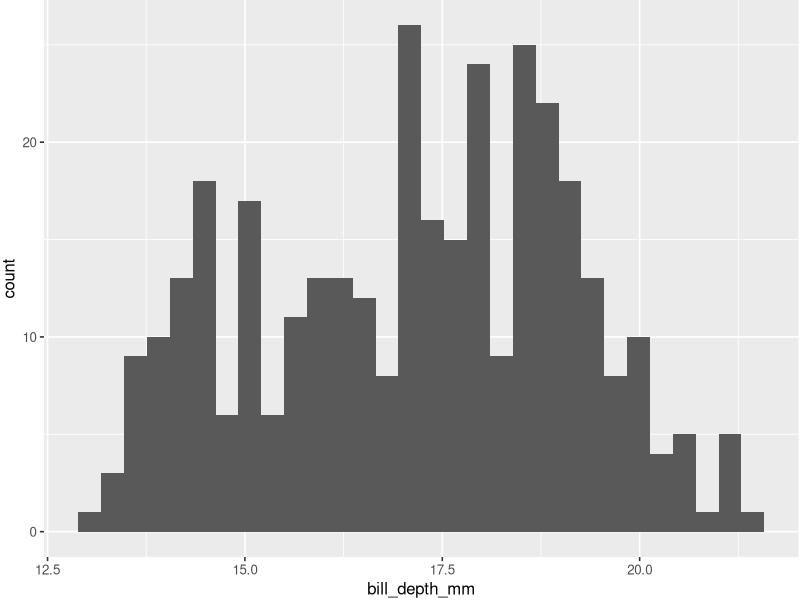
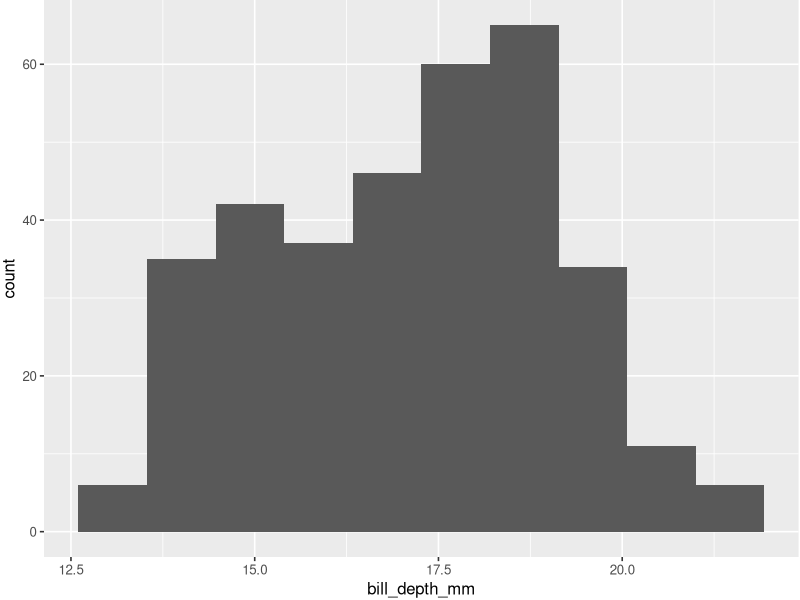
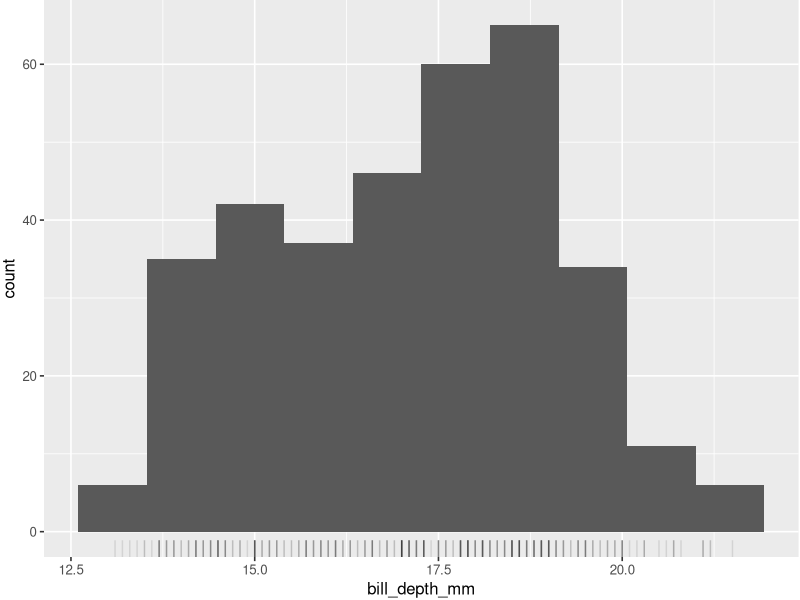
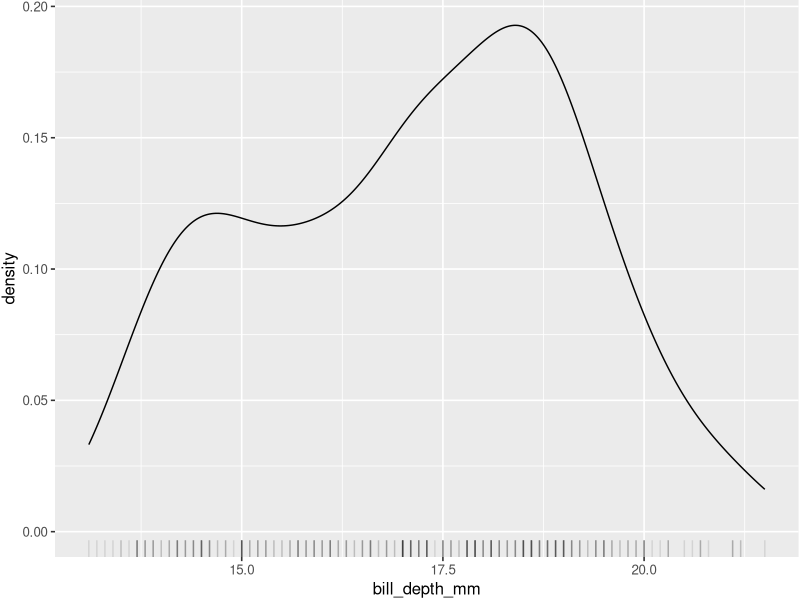
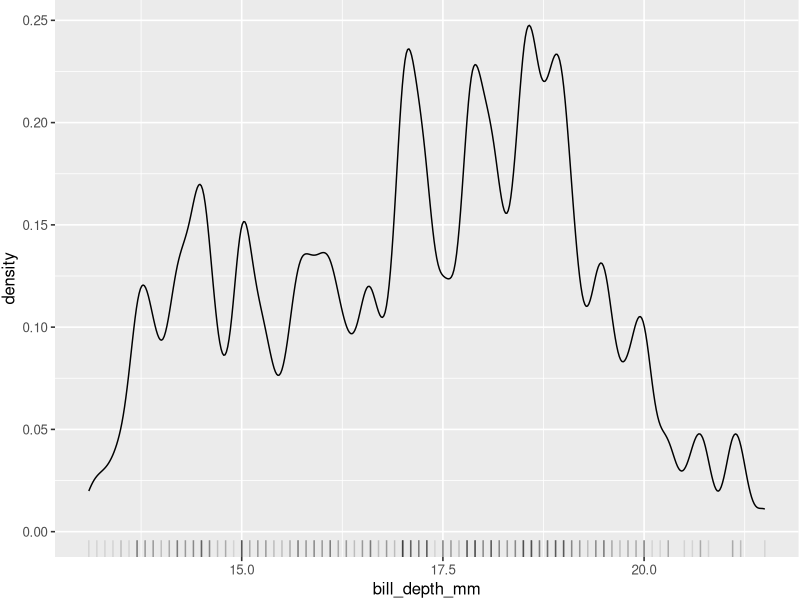
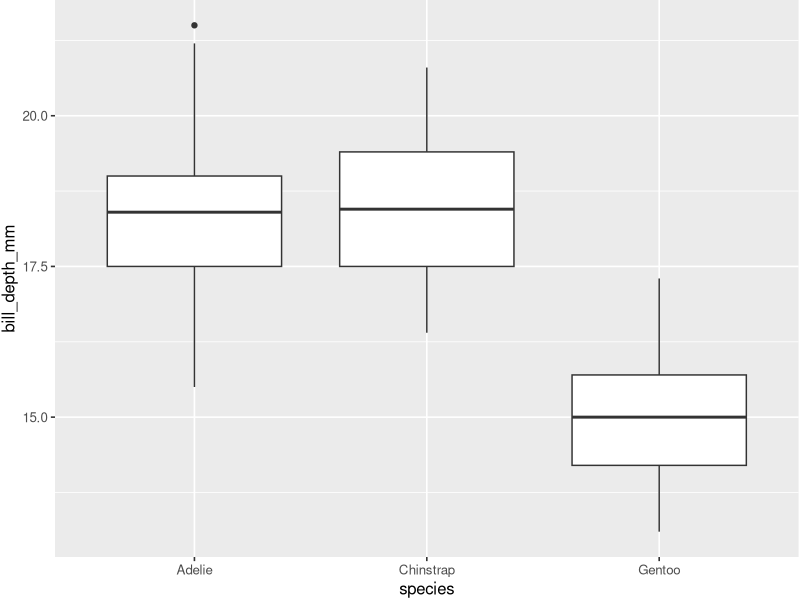
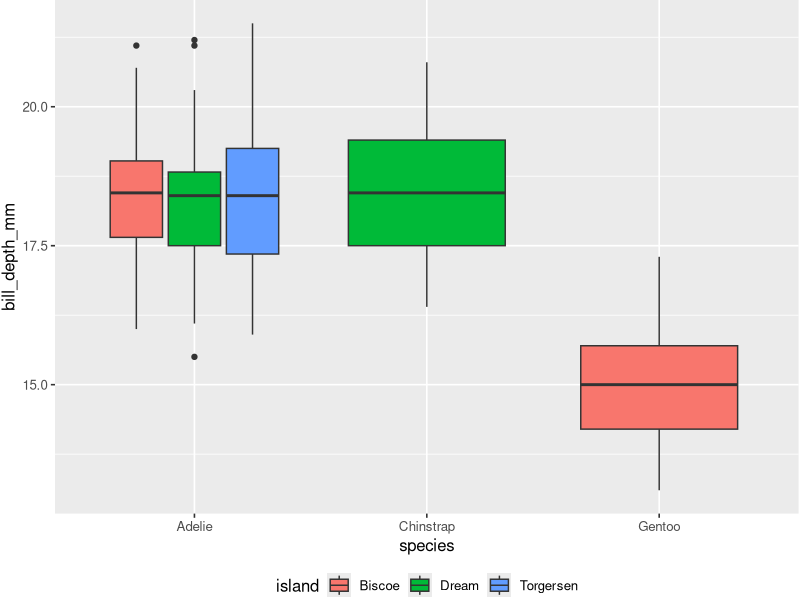

Source code (R) for these figures, in order:
## ---- chunk 1
#| include: false
library(tidyverse)
theme_set(
  theme_gray(base_size = 12) +
    theme(legend.position = "bottom",
          legend.box="vertical",
          legend.spacing = unit(2, 'mm'),
          legend.margin = margin(1,1,1,1),
          plot.margin = margin(0,1,1,1)
          )
)
## ---- chunk 2
# Main tidyverse packages;
# including ggplot2

library(tidyverse)

# The palmer penguins dataset;
# that we are going to use for practice

library(palmerpenguins)
## ---- chunk 3
#| output-location: column
#| fig-width: 5
#| fig-height: 6
penguins %>% 
  ggplot() +
  aes(x = bill_depth_mm) +
  geom_histogram()
## ---- chunk 4
#| output-location: column
#| fig-width: 5
#| fig-height: 6
#| code-line-numbers: "4-7"
penguins %>% 
  ggplot() +
  aes(x = bill_depth_mm) +
  # The number of bins is arbitrary
  # different bins can highlight
  # different patterns
  geom_histogram(bins = 10) 
## ---- chunk 5
#| output-location: column
#| fig-width: 5
#| fig-height: 6
#| code-line-numbers: "8-10"
penguins %>% 
  ggplot() +
  aes(x = bill_depth_mm) +
  # The number of bins is arbitrary
  # different bins can highlight
  # different patterns
  geom_histogram(bins = 10) +
  # You can add a rug under the plot
  # to show the data
  geom_rug(alpha = .1)
## ---- chunk 6
#| output-location: column
#| fig-width: 5
#| fig-height: 6
#| code-line-numbers: "4"
penguins %>% 
  ggplot() +
  aes(x = bill_depth_mm) +
  geom_density() +
  # You can add a rug under the plot
  # to show the data
  geom_rug(alpha = .1)
## ---- chunk 7
#| output-location: column
#| fig-width: 5
#| fig-height: 6
#| code-line-numbers: "4-6"
penguins %>% 
  ggplot() +
  aes(x = bill_depth_mm) +
  # You can adjust how much
  # the line responds to data
  geom_density(adjust = 1/5) +
  # You can add a rug under the plot
  # to show the data
  geom_rug(alpha = .1)
## ---- chunk 8
#| output-location: column
#| fig-width: 5
#| fig-height: 6
penguins %>% 
  ggplot() +
  aes(x = species,
      y = bill_depth_mm) +
  geom_boxplot()
## ---- chunk 9
#| output-location: column
#| fig-width: 5
#| fig-height: 6
#| code-line-numbers: "5-7"
penguins %>% 
  ggplot() +
  aes(x = species,
      y = bill_depth_mm,
      fill = island) +
  # You can use colours to 
  # further stratify the data
  geom_boxplot()
